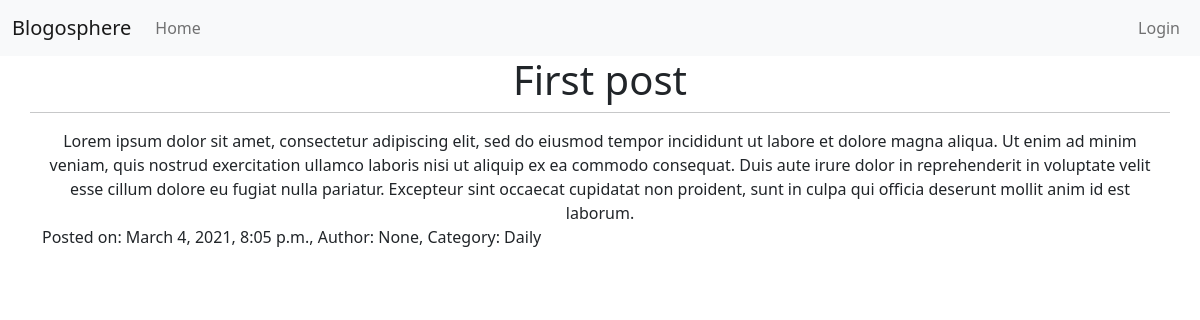
/post/1, run on an earlier commit of the app's database.
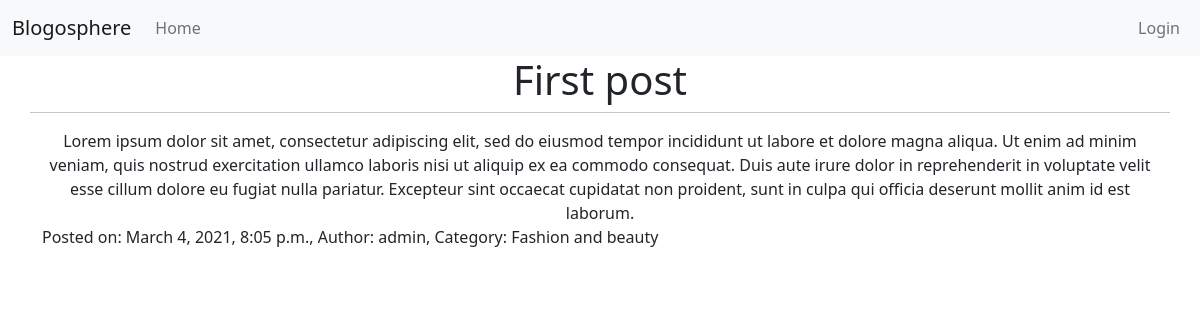
And on a later commit of the database.
### blog/models.py (models this page shows, shortened)
class Post(models.Model):
    post_title = models.CharField(max_length=250)
    body = models.TextField()
    draft = models.BooleanField(null=False, blank=True, default=True)
    pub_date = models.DateTimeField(verbose_name='Date published', null=True)
    category = models.ForeignKey(Category, on_delete=models.CASCADE)
    author = models.ForeignKey(User, on_delete=models.PROTECT, null=True)

class Category(models.Model):
    category_title = models.CharField(max_length=250)
    def __str__(self):
        return self.category_title

### blog/views.py (the view)
# urls.py: path('post/<int:post_id>', views.details, name="details"),
def details(request, post_id):
    post = Post.objects.get(id=post_id)
    title = post.post_title
    context = {
        'title': title,
        'post': post,
    }
    return render(request, "blog/details.html", context)

### blog/templates/blog/details.html
{% extends "base.html" %}
{% block main %}
<div class="row">
    <h1 class="text-center">{{ title }}</h1>
    <hr>
    <div class="text-center">{{ post.body }}</div>
    <p>Posted on: {{ post.pub_date }}, Author: {{ post.author }}, Category: {{ post.category }}</p>
</div>
{% endblock %}

What changed in the data, as far as the page shows it:
changed Post "First post": author "None" → "admin"; category "Daily" → "Fashion and beauty"
